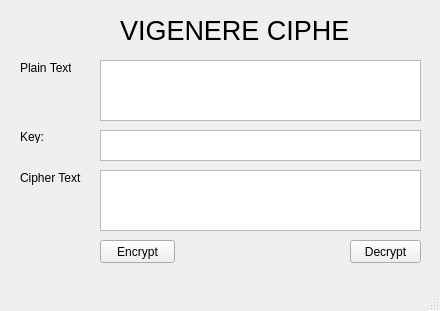
<?xml version="1.0" encoding="UTF-8"?>
<ui version="4.0">
 <class>MainWindow</class>
 <widget class="QMainWindow" name="MainWindow">
  <property name="geometry">
   <rect>
    <x>0</x>
    <y>0</y>
    <width>440</width>
    <height>311</height>
   </rect>
  </property>
  <property name="windowTitle">
   <string>MainWindow</string>
  </property>
  <widget class="QWidget" name="centralwidget">
   <widget class="QPlainTextEdit" name="txt_plain_text">
    <property name="geometry">
     <rect>
      <x>100</x>
      <y>60</y>
      <width>321</width>
      <height>61</height>
     </rect>
    </property>
   </widget>
   <widget class="QPlainTextEdit" name="txt_key">
    <property name="geometry">
     <rect>
      <x>100</x>
      <y>130</y>
      <width>321</width>
      <height>31</height>
     </rect>
    </property>
   </widget>
   <widget class="QPlainTextEdit" name="txt_cipher_text">
    <property name="geometry">
     <rect>
      <x>100</x>
      <y>170</y>
      <width>321</width>
      <height>61</height>
     </rect>
    </property>
   </widget>
   <widget class="QPushButton" name="btn_encrypt">
    <property name="geometry">
     <rect>
      <x>100</x>
      <y>240</y>
      <width>75</width>
      <height>23</height>
     </rect>
    </property>
    <property name="text">
     <string>Encrypt</string>
    </property>
   </widget>
   <widget class="QPushButton" name="btn_decrypt">
    <property name="geometry">
     <rect>
      <x>350</x>
      <y>240</y>
      <width>71</width>
      <height>23</height>
     </rect>
    </property>
    <property name="text">
     <string>Decrypt</string>
    </property>
   </widget>
   <widget class="QLabel" name="label">
    <property name="geometry">
     <rect>
      <x>20</x>
      <y>60</y>
      <width>51</width>
      <height>16</height>
     </rect>
    </property>
    <property name="text">
     <string>Plain Text:</string>
    </property>
   </widget>
   <widget class="QLabel" name="label_2">
    <property name="geometry">
     <rect>
      <x>20</x>
      <y>130</y>
      <width>47</width>
      <height>13</height>
     </rect>
    </property>
    <property name="text">
     <string>Key:</string>
    </property>
   </widget>
   <widget class="QLabel" name="label_3">
    <property name="geometry">
     <rect>
      <x>20</x>
      <y>170</y>
      <width>61</width>
      <height>16</height>
     </rect>
    </property>
    <property name="text">
     <string>Cipher Text:</string>
    </property>
   </widget>
   <widget class="QLabel" name="label_4">
    <property name="geometry">
     <rect>
      <x>120</x>
      <y>20</y>
      <width>231</width>
      <height>21</height>
     </rect>
    </property>
    <property name="font">
     <font>
      <pointsize>20</pointsize>
     </font>
    </property>
    <property name="text">
     <string>VIGENERE CIPHER</string>
    </property>
   </widget>
  </widget>
  <widget class="QMenuBar" name="menubar">
   <property name="geometry">
    <rect>
     <x>0</x>
     <y>0</y>
     <width>440</width>
     <height>21</height>
    </rect>
   </property>
  </widget>
  <widget class="QStatusBar" name="statusbar"/>
 </widget>
 <resources/>
 <connections/>
</ui>
